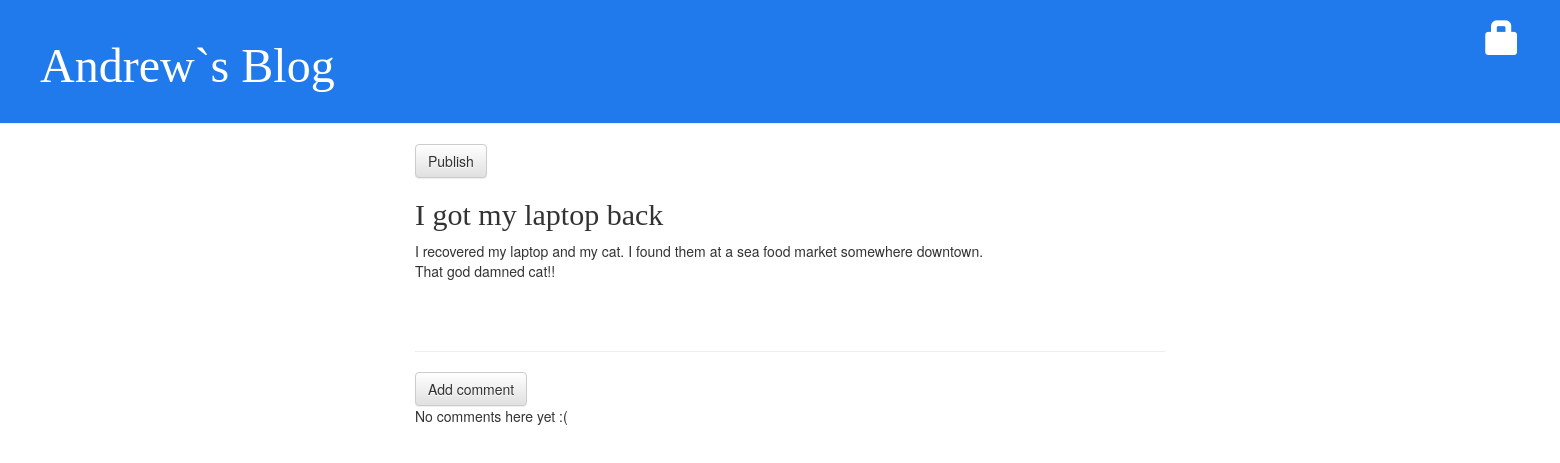
The page /post/3/ on the database as committed earlier.
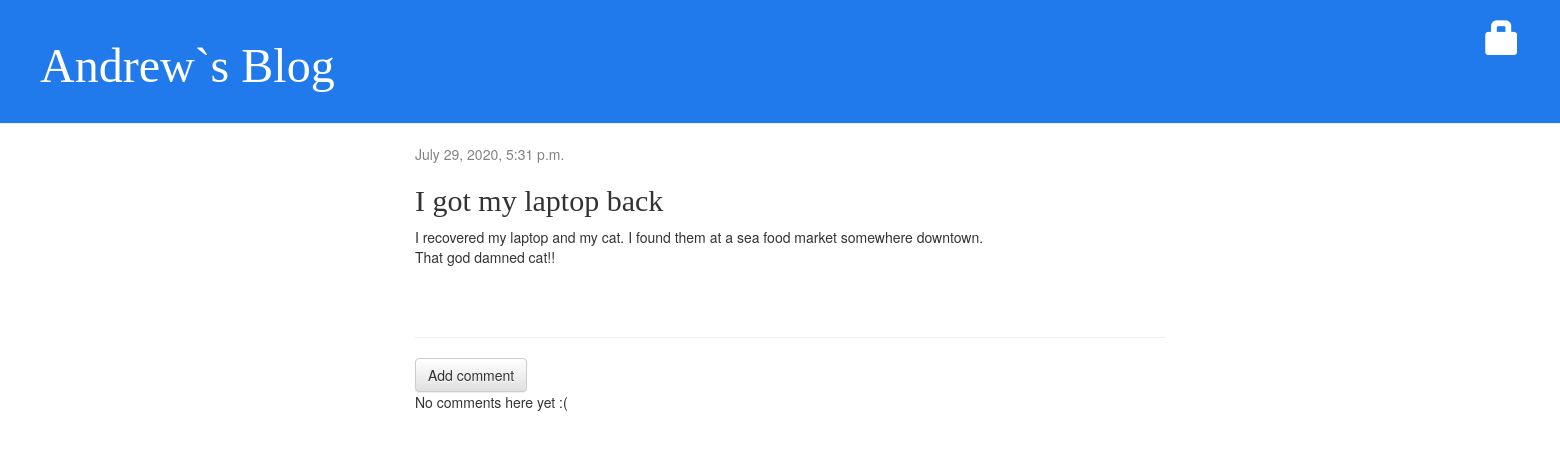
The same page on the database as committed later.
### blog/models.py (models this page shows, shortened)
class Post(models.Model):
    author = models.ForeignKey(settings.AUTH_USER_MODEL, on_delete=models.CASCADE)
    title = models.CharField(max_length=200)
    text = models.TextField()
    created_date = models.DateTimeField(default=timezone.now)
    published_date = models.DateTimeField(blank=True, null=True)

### blog/views.py (the view)
# urls.py: path('post/<int:pk>/', views.post_detail, name='post_detail'),
def post_detail(request, pk):
    post = get_object_or_404(Post, pk=pk)
    return render(request, 'blog/post_detail.html', {'post': post})

### blog/templates/blog/post_detail.html (shortened to what this page needs)
{% extends 'blog/base.html'%}
{% block content%}
    <div class="post">
        {% if post.published_date %}
            <div class="date">
                {{ post.published_date }}
            </div>
        {% else %}
            <a class="btn btn-default" href="{% url 'post_publish' pk=post.pk %}">Publish</a>
        {% endif %}
        <h2>{{ post.title }}</h2>
        <p>{{ post.text|linebreaksbr }}</p>
    </div>
    <hr>
    <a class="btn btn-default" href="{% url 'add_comment_to_post' pk=post.pk %}">Add comment</a>
    {% for comment in post.comments.all %}
        {% if user.is_authenticated or comment.approved_comment %}
        <div class="comment">
            <div class="date">
                {{ comment.created_date }}
                {% if not comment.approved_comment %}
                    <a class="btn btn-default" href="{% url 'comment_remove' pk=comment.pk %}"><span class="glyphicon glyphicon-remove"></span></a>
                    <a class="btn btn-default" href="{% url 'comment_approve' pk=comment.pk %}"><span class="glyphicon glyphicon-ok"></span></a>
                {% endif %}
            </div>
            <strong>{{ comment.author }}</strong>
            <p>{{ comment.text|linebreaks }}</p>
        </div>
        {% endif %}
    {% empty %}
        <p>No comments here yet :(</p>
    {% endfor %}
{% endblock %}

Rows that differ between the two databases and show on the page:
changed Post "I got my laptop back": published_date (not shown) → "July 29, 2020, 5:31 p.m."
Other text that changed with them:
text no longer shown: "Publish"
